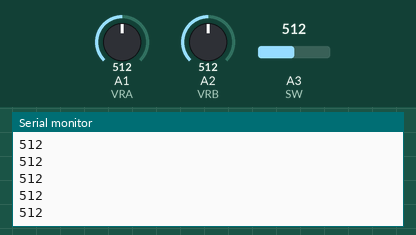
Recording of a sketch running on a simulated Arduino Uno, built with avr-gcc and run on an emulated ATmega328P. Shown: the last lines printed to the serial monitor. The test bench sets the inputs (shaded band); at power-on: A1 (VRA) = 512, A2 (VRB) = 512, A3 (SW) = 512.

Above: at 1.3 s.
1.4 s: A1 (VRA) set to 716
At 1.81 s:
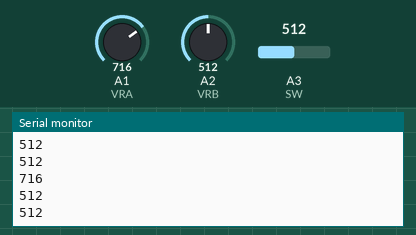
2.9 s: A2 (VRB) set to 306
At 3.32 s:
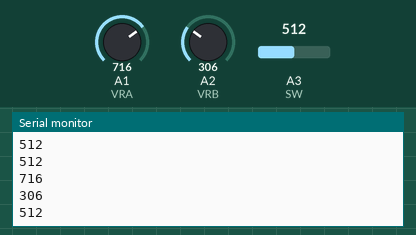
4.4 s: A3 (SW) set to 900
At 4.82 s:
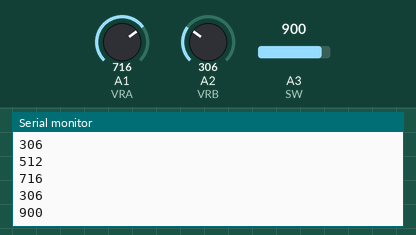
5.9 s: A3 (SW) set to 1023
At 6.32 s:
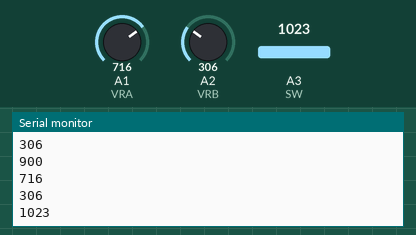
7.4 s: A2 (VRB) set to 122
At 7.82 s:
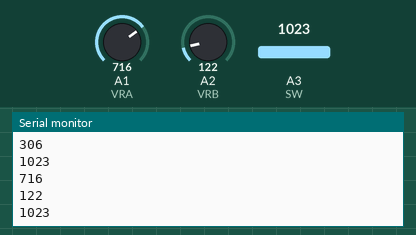
8.9 s: A1 (VRA) set to 511
At 9.33 s:
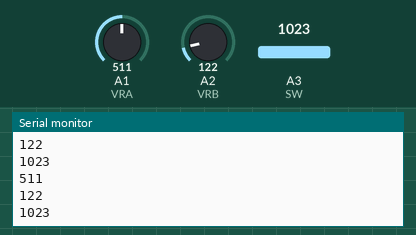
Timing chart, 0 to 11.4 s (numbered marks = the images above; inputs shaded):
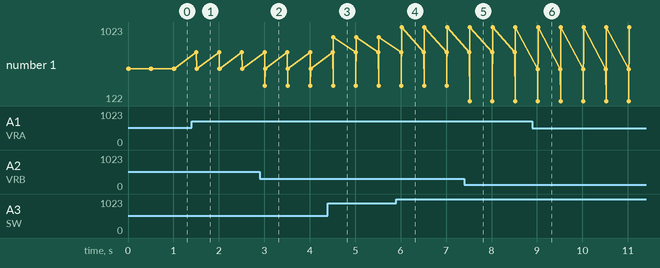

The sketch:

joystick.ino
```cpp
int VRA=1;
int VRB=2;
int SW=3;
int vala,valb,vals;

void setup(){
	Serial.begin(9600);
}

void loop()
{
	vala = analogRead(VRA);
	valb = analogRead(VRB);
	vals = analogRead(SW);
	Serial.println(vala);
	Serial.println(valb);
	Serial.println(vals);
	Serial.println("\n");
	delay(500);
}
```

Measured:
- after the input at 1.4 s, the serial monitor: prints a new line after 0.10 s (image 1)
- after the input at 2.9 s, the serial monitor: prints a new line after 0.11 s (image 2)
- after the input at 4.4 s, the serial monitor: prints a new line after 0.12 s (image 3)
- after the input at 5.9 s, the serial monitor: prints a new line after 0.12 s (image 4)
- after the input at 7.4 s, the serial monitor: prints a new line after 0.12 s (image 5)
- after the input at 8.9 s, the serial monitor: prints a new line after 0.12 s (image 6)
- plotted number 1: 512 → 900 after the input at 4.4 s, 900 → 1023 after the input at 5.9 s
